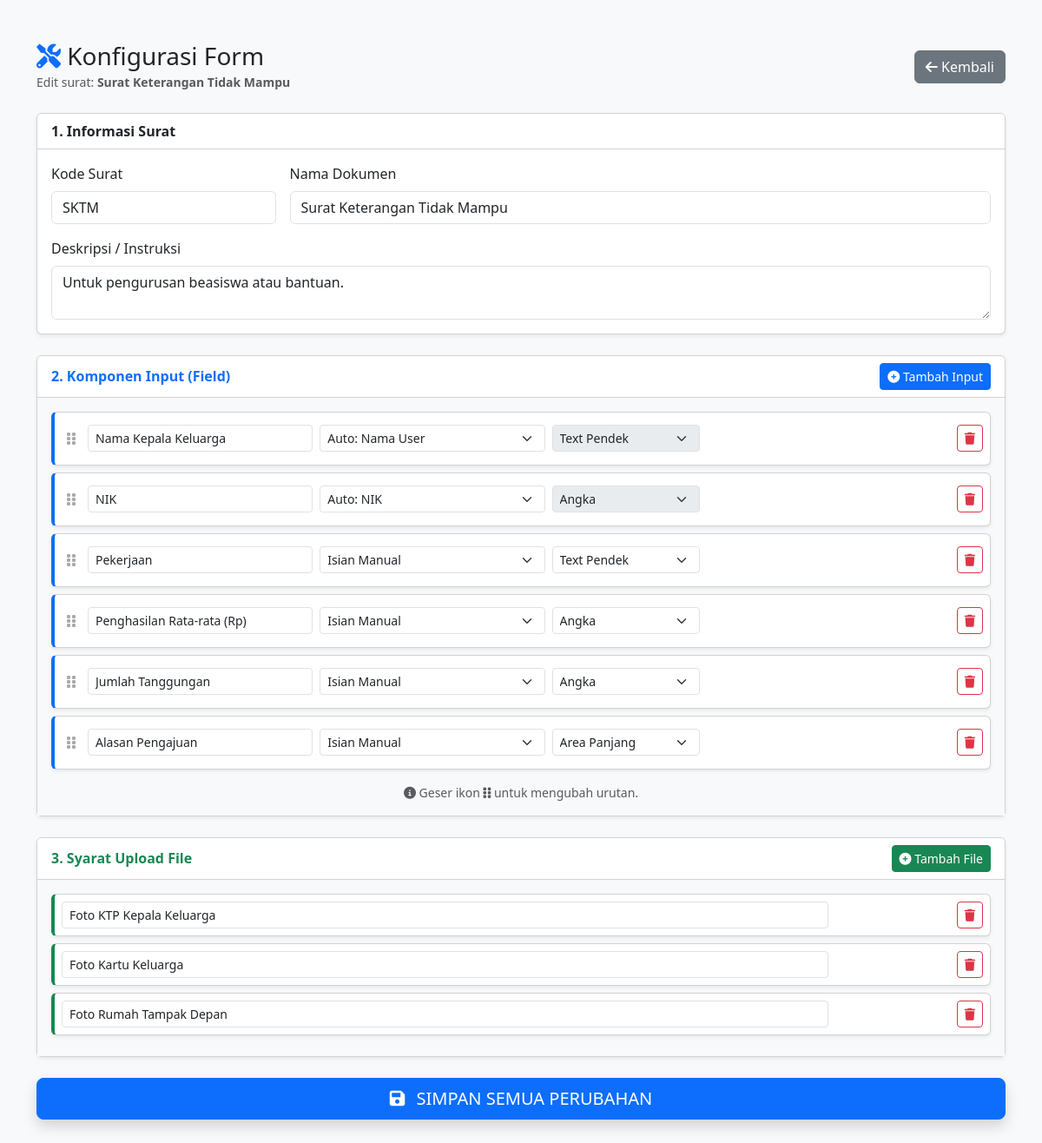
The app's page /views/admin/setting_form.php?id=2 (signed in) with its own data.
### tables this page shows
CREATE TABLE `m_jenis_dokumen` (
  `id` int NOT NULL,
  `kode_surat` varchar(10) NOT NULL,
  `nama_dokumen` varchar(100) NOT NULL,
  `deskripsi` text,
  `is_active` tinyint(1) DEFAULT '1'
);

CREATE TABLE `m_form_template` (
  `id` int NOT NULL,
  `jenis_id` int NOT NULL,
  `label_field` varchar(100) NOT NULL,
  `tipe_input` enum('text','number','textarea','date') DEFAULT 'text',
  `data_source` enum('manual','profile_nik','profile_nama','profile_alamat','profile_hp','static') DEFAULT 'manual',
  `is_required` tinyint(1) DEFAULT '1',
  `urutan` int DEFAULT '0'
);

CREATE TABLE `m_syarat_lampiran` (
  `id` int NOT NULL,
  `jenis_id` int NOT NULL,
  `nama_lampiran` varchar(100) NOT NULL,
  `is_required` tinyint(1) DEFAULT '1'
);

### helpers/helpers.php (called while the page is built, shortened)
<?php
function e($str) {
    return htmlspecialchars($str ?? '', ENT_QUOTES, 'UTF-8');
}
?>

### views/admin/setting_form.php (the view, shortened to what this page needs)
<?php
require_once __DIR__ . '/../../config/app.php';
    $id_dokumen = $_GET['id'];
$stmt = $pdo->prepare("SELECT * FROM m_jenis_dokumen WHERE id = ?");
$stmt->execute([$id_dokumen]);
$dokumen = $stmt->fetch();
$stmt_comp = $pdo->prepare("SELECT * FROM m_form_template WHERE jenis_id = ? ORDER BY urutan ASC");
$stmt_comp->execute([$id_dokumen]);
$components = $stmt_comp->fetchAll();
$stmt_lamp = $pdo->prepare("SELECT * FROM m_syarat_lampiran WHERE jenis_id = ?");
$stmt_lamp->execute([$id_dokumen]);
$lampiran = $stmt_lamp->fetchAll();
?>
<!DOCTYPE html>
<html lang="id">
<head>
    <link href="https://cdn.jsdelivr.net/npm/bootstrap@5.3.0/dist/css/bootstrap.min.css" rel="stylesheet">
    <link rel="stylesheet" href="https://cdnjs.cloudflare.com/ajax/libs/font-awesome/6.0.0/css/all.min.css">
</head>
<body class="bg-light">
<div class="container py-5">
    <div class="d-flex justify-content-between align-items-center mb-4">
        <div>
            <h3 class="mb-0"><i class="fas fa-tools text-primary"></i> Konfigurasi Form</h3>
            <small class="text-muted">Edit surat: <strong><?= e($dokumen['nama_dokumen']) ?></strong></small>
        </div>
        <a href="<?= BASE_URL ?>views/admin/dashboard.php" class="btn btn-secondary"><i class="fas fa-arrow-left"></i> Kembali</a>
    </div>
    <form action="<?= BASE_URL ?>actions/admin/simpan_setting.php" method="POST" id="formBuilder">
        <div class="card shadow-sm mb-4">
            <div class="card-header bg-white fw-bold">1. Informasi Surat</div>
            <div class="card-body">
                <div class="row g-3">
                    <div class="col-md-3">
                        <label class="form-label">Kode Surat</label>
                        <input type="text" name="kode_surat" class="form-control" value="<?= e($dokumen['kode_surat']) ?>" required>
                    </div>
                    <div class="col-md-9">
                        <label class="form-label">Nama Dokumen</label>
                        <input type="text" name="nama_dokumen" class="form-control" value="<?= e($dokumen['nama_dokumen']) ?>" required>
                    </div>
                    <div class="col-12">
                        <label class="form-label">Deskripsi / Instruksi</label>
                        <textarea name="deskripsi" class="form-control" rows="2"><?= e($dokumen['deskripsi']) ?></textarea>
                    </div>
                </div>
            </div>
        </div>
        <div class="card shadow-sm mb-4">
            <div class="card-header bg-white d-flex justify-content-between align-items-center">
                <span class="fw-bold text-primary">2. Komponen Input (Field)</span>
                <button type="button" class="btn btn-sm btn-primary" onclick="addComponent()">
                    <i class="fas fa-plus-circle"></i> Tambah Input
                </button>
            </div>
            <div class="card-body bg-light p-3">
                <div id="container-components">
                    <?php
                    $idx = 0;
                    foreach ($components as $row):
                    ?>
                    <div class="card mb-2 component-row shadow-sm">
                        <div class="card-body p-2">
                            <div class="row align-items-center g-2">
                                <div class="col-auto drag-handle"><i class="fas fa-grip-vertical"></i></div>
                                <div class="col-md-3">
                                    <input type="text" name="components[<?= $idx ?>][label_field]" class="form-control form-control-sm" value="<?= e($row['label_field']) ?>" placeholder="Label (cth: Nama Ibu)" required>
                                </div>
                                <div class="col-md-3">
                                    <select name="components[<?= $idx ?>][data_source]" class="form-select form-select-sm select-source" onchange="toggleType(this)">
                                        <option value="manual" <?= $row['data_source'] == 'manual' ? 'selected' : '' ?>>Isian Manual</option>
                                        <option value="profile_nama" <?= $row['data_source'] == 'profile_nama' ? 'selected' : '' ?>>Auto: Nama User</option>
                                        <option value="profile_nik" <?= $row['data_source'] == 'profile_nik' ? 'selected' : '' ?>>Auto: NIK</option>
                                    </select>
                                </div>
                                <div class="col-md-2">
                                    <select name="components[<?= $idx ?>][tipe_input]" class="form-select form-select-sm input-type" <?= $row['data_source'] != 'manual' ? 'readonly style="background-color:#e9ecef; pointer-events:none;"' : '' ?>>
                                        <option value="text" <?= $row['tipe_input'] == 'text' ? 'selected' : '' ?>>Text Pendek</option>
                                        <option value="textarea" <?= $row['tipe_input'] == 'textarea' ? 'selected' : '' ?>>Area Panjang</option>
                                        <option value="number" <?= $row['tipe_input'] == 'number' ? 'selected' : '' ?>>Angka</option>
                                    </select>
                                </div>
                                <div class="col-auto ms-auto">
                                    <a href="<?= BASE_URL ?>actions/admin/hapus_setting.php?id=<?= $row['id'] ?>&type=field&parent=<?= $id_dokumen ?>"
                                       class="btn btn-outline-danger btn-sm"
                                       onclick="return confirm('Hapus field ini permanen?')">
                                        <i class="fas fa-trash"></i>
                                    </a>
                                </div>
                            </div>
                        </div>
                    </div>
                    <?php $idx++; endforeach; ?>
                </div>
                <div class="text-center mt-3 text-muted small">
                    <i class="fas fa-info-circle"></i> Geser ikon <i class="fas fa-grip-vertical"></i> untuk mengubah urutan.
                </div>
            </div>
        </div>
        <div class="card shadow-sm mb-4">
            <div class="card-header bg-white d-flex justify-content-between align-items-center">
                <span class="fw-bold text-success">3. Syarat Upload File</span>
                <button type="button" class="btn btn-sm btn-success" onclick="addLampiran()">
                    <i class="fas fa-plus-circle"></i> Tambah File
                </button>
            </div>
            <div class="card-body bg-light p-3">
                <div id="container-lampiran">
                    <?php
                    $idxL = 0;
                    foreach ($lampiran as $rowL):
                    ?>
                    <div class="card mb-2 lampiran-row shadow-sm">
                        <div class="card-body p-2">
                            <div class="row align-items-center g-2">
                                <div class="col-md-10">
                                    <input type="text" name="lampiran[<?= $idxL ?>][nama_lampiran]" class="form-control form-control-sm" value="<?= e($rowL['nama_lampiran']) ?>" required>
                                </div>
                                <div class="col-auto ms-auto">
                                    <a href="<?= BASE_URL ?>actions/admin/hapus_setting.php?id=<?= $rowL['id'] ?>&type=file&parent=<?= $id_dokumen ?>"
                                       class="btn btn-outline-danger btn-sm"
                                       onclick="return confirm('Hapus syarat lampiran ini?')">
                                        <i class="fas fa-trash"></i>
                                    </a>
                                </div>
                            </div>
                        </div>
                    </div>
                    <?php $idxL++; endforeach; ?>
                </div>
            </div>
        </div>
        <div class="d-grid gap-2 pb-5">
            <button type="submit" class="btn btn-primary btn-lg shadow">
                <i class="fas fa-save me-2"></i> SIMPAN SEMUA PERUBAHAN
            </button>
        </div>
    </form>
</div>
</body>
</html>

### views/admin/setting_form.php (style rules this page uses)
.drag-handle { cursor: grab; color: #aaa; padding: 10px; }
.component-row { border-left: 4px solid #0d6efd; background: #fff; transition: all 0.2s; }
.lampiran-row { border-left: 4px solid #198754; background: #fff; }

### records on screen
m_jenis_dokumen: nama_dokumen "Surat Keterangan Tidak Mampu", kode_surat "SKTM", deskripsi "Untuk pengurusan beasiswa atau bantuan."
m_form_template: label_field "Nama Kepala Keluarga", data_source "Auto: Nama User", tipe_input+data_source "Text Pendek"
m_form_template: label_field "NIK", data_source "Auto: NIK", tipe_input+data_source "Angka"
m_form_template: label_field "Pekerjaan", data_source "Isian Manual", tipe_input+data_source "Text Pendek"
m_form_template: label_field "Penghasilan Rata-rata (Rp)", data_source "Isian Manual", tipe_input+data_source "Angka"
m_form_template: label_field "Jumlah Tanggungan", data_source "Isian Manual", tipe_input+data_source "Angka"
m_form_template: label_field "Alasan Pengajuan", data_source "Isian Manual", tipe_input+data_source "Area Panjang"
m_syarat_lampiran: nama_lampiran "Foto KTP Kepala Keluarga"
m_syarat_lampiran: nama_lampiran "Foto Kartu Keluarga"
m_syarat_lampiran: nama_lampiran "Foto Rumah Tampak Depan"
